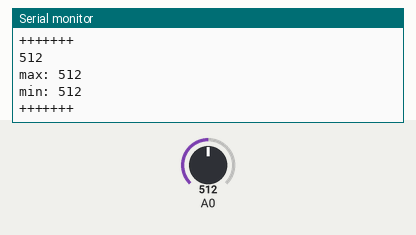
This sketch was run on a simulated Arduino Uno, built with avr-gcc and run on an emulated ATmega328P. Parts: the last lines printed to the serial monitor. Inputs (shaded band) come from the test bench; at power-on: A0 = 512.

Above: at 1.3 s.
1.4 s: A0 set to 716
At 2.5 s:
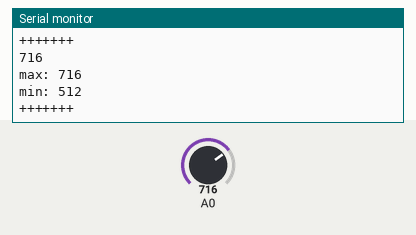
2.9 s: A0 set to 900
At 3.5 s:
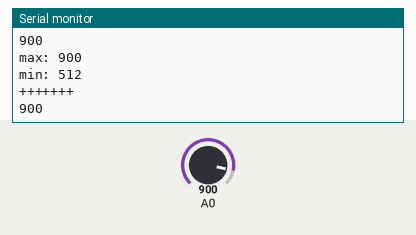
Timing chart, 0 to 5.9 s (numbered marks = the images above; inputs shaded):
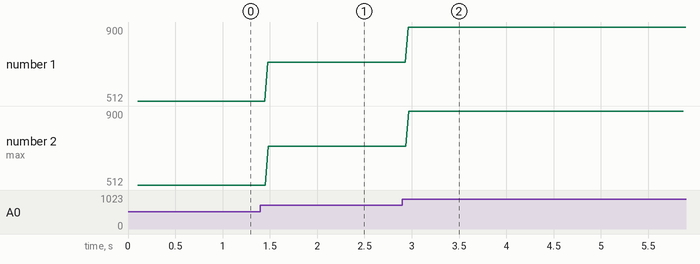

The sketch:

STIB_Potentiometer_to_Serial.ino
```cpp
/*
 * STIB_Potentiometer_to_Serial.ino
 * UTDallas EPICS
 * Sci-Tech Inattentive Blindness Project
 * Authors: Taylor Smith (Fall 2018),
 * Reworking of the AnalogReadSerial example to better serve our
 * purposes. Hook up the potentiometer to A0. When I wrote this I didn't
 * realize there was a serial plotter (in the tools menu); that might
 * be helpful too.
 */

int min = 2000;
int max = -5;
// the setup routine runs once when you press reset:
void setup() {
  // initialize serial communication at 9600 bits per second:
  Serial.begin(9600);
  delay(100);
}

// the loop routine runs over and over again forever:
void loop() {
  // read the input on analog pin 0:
  int sensorValue = analogRead(A0);
  max = max(sensorValue,max);
  min = min(sensorValue,min);
  // print out the value you read:
  Serial.println(sensorValue);
  Serial.print("max: ");
  Serial.println(max);
  Serial.print("min: ");
  Serial.println(min);
  Serial.println("+++++++");
  delay(10);        // delay in between reads for stability
}
```

Measured:
- after the input at 1.4 s, the serial monitor: prints a new line after 0.08 s (image 1)
- after the input at 2.9 s, the serial monitor: prints a new line after 0.06 s (image 2)
- plotted number 1: 512 → 716 after the input at 1.4 s, 716 → 900 after the input at 2.9 s
- plotted number 2: 512 → 716 after the input at 1.4 s, 716 → 900 after the input at 2.9 s
